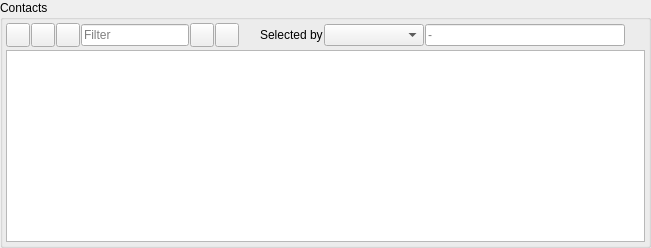
    <widget class="QGroupBox" name="gbContactTable">
     <property name="sizePolicy">
      <sizepolicy hsizetype="Preferred" vsizetype="Expanding">
       <horstretch>0</horstretch>
       <verstretch>1</verstretch>
      </sizepolicy>
     </property>
     <property name="minimumSize">
      <size>
       <width>0</width>
       <height>0</height>
      </size>
     </property>
     <property name="title">
      <string>Contacts</string>
     </property>
     <layout class="QGridLayout" name="gridLayout_5">
      <property name="leftMargin">
       <number>3</number>
      </property>
      <property name="topMargin">
       <number>3</number>
      </property>
      <property name="rightMargin">
       <number>3</number>
      </property>
      <property name="bottomMargin">
       <number>3</number>
      </property>
      <property name="spacing">
       <number>3</number>
      </property>
      <item row="0" column="0">
       <layout class="QHBoxLayout" name="hlAdd_2">
        <property name="spacing">
         <number>1</number>
        </property>
        <item>
         <widget class="QToolButton" name="pbAddContact">
          <property name="minimumSize">
           <size>
            <width>24</width>
            <height>24</height>
           </size>
          </property>
          <property name="maximumSize">
           <size>
            <width>24</width>
            <height>24</height>
           </size>
          </property>
          <property name="toolTip">
           <string>Add contact</string>
          </property>
          <property name="text">
           <string/>
          </property>
          <property name="icon">
           <iconset resource="../../../db/src/gui/db.qrc">
            <normaloff>:/images/icons/add.png</normaloff>:/images/icons/add.png</iconset>
          </property>
          <property name="iconSize">
           <size>
            <width>16</width>
            <height>16</height>
           </size>
          </property>
         </widget>
        </item>
        <item>
         <widget class="QToolButton" name="pbDeleteContact">
          <property name="minimumSize">
           <size>
            <width>24</width>
            <height>24</height>
           </size>
          </property>
          <property name="maximumSize">
           <size>
            <width>24</width>
            <height>24</height>
           </size>
          </property>
          <property name="toolTip">
           <string>Delete contact</string>
          </property>
          <property name="text">
           <string/>
          </property>
          <property name="icon">
           <iconset resource="../../../db/src/gui/db.qrc">
            <normaloff>:/images/icons/delete.png</normaloff>:/images/icons/delete.png</iconset>
          </property>
          <property name="iconSize">
           <size>
            <width>16</width>
            <height>16</height>
           </size>
          </property>
         </widget>
        </item>
        <item>
         <widget class="QToolButton" name="pbSave">
          <property name="minimumSize">
           <size>
            <width>24</width>
            <height>24</height>
           </size>
          </property>
          <property name="maximumSize">
           <size>
            <width>24</width>
            <height>24</height>
           </size>
          </property>
          <property name="toolTip">
           <string>Save to database</string>
          </property>
          <property name="text">
           <string/>
          </property>
          <property name="icon">
           <iconset resource="../../../db/src/gui/db.qrc">
            <normaloff>:/images/icons/database_save.png</normaloff>:/images/icons/database_save.png</iconset>
          </property>
         </widget>
        </item>
        <item>
         <widget class="QLineEdit" name="leFilter">
          <property name="minimumSize">
           <size>
            <width>100</width>
            <height>0</height>
           </size>
          </property>
          <property name="maximumSize">
           <size>
            <width>150</width>
            <height>16777215</height>
           </size>
          </property>
          <property name="placeholderText">
           <string>Filter</string>
          </property>
         </widget>
        </item>
        <item>
         <widget class="QToolButton" name="pbFilterOn">
          <property name="minimumSize">
           <size>
            <width>24</width>
            <height>24</height>
           </size>
          </property>
          <property name="maximumSize">
           <size>
            <width>24</width>
            <height>24</height>
           </size>
          </property>
          <property name="toolTip">
           <string>Filter on</string>
          </property>
          <property name="text">
           <string/>
          </property>
          <property name="icon">
           <iconset resource="../../../db/src/gui/db.qrc">
            <normaloff>:/images/icons/filter.png</normaloff>:/images/icons/filter.png</iconset>
          </property>
         </widget>
        </item>
        <item>
         <widget class="QToolButton" name="pbFilterOff">
          <property name="minimumSize">
           <size>
            <width>24</width>
            <height>24</height>
           </size>
          </property>
          <property name="maximumSize">
           <size>
            <width>24</width>
            <height>24</height>
           </size>
          </property>
          <property name="toolTip">
           <string>Filter off</string>
          </property>
          <property name="text">
           <string/>
          </property>
          <property name="icon">
           <iconset resource="../../../db/src/gui/db.qrc">
            <normaloff>:/images/icons/filter_empty.png</normaloff>:/images/icons/filter_empty.png</iconset>
          </property>
         </widget>
        </item>
        <item>
         <spacer name="horizontalSpacer">
          <property name="orientation">
           <enum>Qt::Horizontal</enum>
          </property>
          <property name="sizeType">
           <enum>QSizePolicy::Fixed</enum>
          </property>
          <property name="sizeHint" stdset="0">
           <size>
            <width>20</width>
            <height>20</height>
           </size>
          </property>
         </spacer>
        </item>
        <item>
         <widget class="QLabel" name="label_12">
          <property name="text">
           <string>Selected by</string>
          </property>
         </widget>
        </item>
        <item>
         <widget class="QComboBox" name="cbSelectedBy">
          <property name="minimumSize">
           <size>
            <width>100</width>
            <height>0</height>
           </size>
          </property>
          <property name="maximumSize">
           <size>
            <width>150</width>
            <height>16777215</height>
           </size>
          </property>
         </widget>
        </item>
        <item>
         <widget class="QLineEdit" name="leSelectedBy">
          <property name="minimumSize">
           <size>
            <width>200</width>
            <height>0</height>
           </size>
          </property>
          <property name="readOnly">
           <bool>true</bool>
          </property>
          <property name="placeholderText">
           <string>-</string>
          </property>
         </widget>
        </item>
        <item>
         <spacer name="horizontalSpacer_9">
          <property name="orientation">
           <enum>Qt::Horizontal</enum>
          </property>
          <property name="sizeType">
           <enum>QSizePolicy::MinimumExpanding</enum>
          </property>
          <property name="sizeHint" stdset="0">
           <size>
            <width>20</width>
            <height>20</height>
           </size>
          </property>
         </spacer>
        </item>
       </layout>
      </item>
      <item row="1" column="0">
       <widget class="QTableView" name="tvContact">
        <property name="sizePolicy">
         <sizepolicy hsizetype="Expanding" vsizetype="Expanding">
          <horstretch>0</horstretch>
          <verstretch>1</verstretch>
         </sizepolicy>
        </property>
        <property name="sizeIncrement">
         <size>
          <width>1</width>
          <height>1</height>
         </size>
        </property>
       </widget>
      </item>
     </layout>
    </widget>
